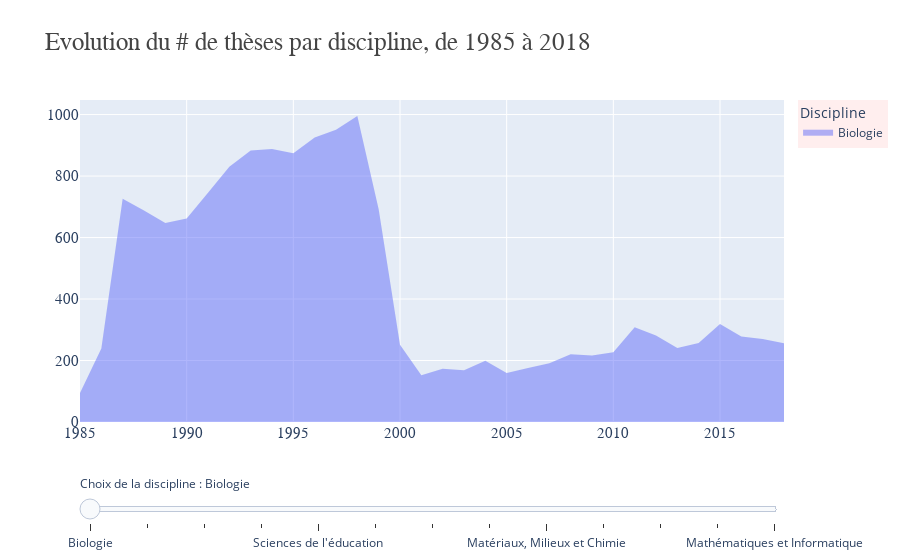

Write notebook code for a chart like this one.
### Markdown cell above
3.9 Exercice 9

Nous représentons maintenant l'évolution au cours du temps pour chaque discipline prise séparément. Le curseur permet de sélectionner la discipline.

### Code cell
# Ajout des traces
fig=go.Figure()
for i in np.arange(0,13,1):
    fig.add_trace(go.Scatter(visible=False,
                             x=category,
                             y=values[i],
                             name=labels[i],
                             mode="none",
                             fill="tozeroy"))

# Rendre visible une trace
fig.data[0].visible=True

# Création du slider
steps = []
for i in range(len(fig.data)):
    step = dict(
        method="update",
        args=[{"visible": [False]*len(fig.data)}], 
        label=labels[i]
    )
    step["args"][0]["visible"][i] = True  # Toggle i'th trace to "visible"
    steps.append(step)

sliders = [dict(
    active=0,
    currentvalue={"prefix": "Choix de la discipline : "},
    pad={"t": 50},
    steps=steps
)]
fig.update_layout(sliders=sliders)

# Affichage du graphique
fig.update_layout(  title_text = "Evolution du # de thèses par discipline, de 1985 à 2018",
                    title_font_color="#444",
                    title_font_family="garamond_font",
                    title_font_size=25,
                    showlegend=True,
                    legend_bgcolor="#FEE",
                    legend_title_text = "Discipline",
                    margin_pad = 0
                    )
fig.update_xaxes(tickformat='%Y',color="#444", dividercolor="#222", tickfont=dict(family="garamond_font", size=15 ))
fig.update_yaxes(tickformat='%Y',color="#444", dividercolor="#222", tickfont=dict(family="garamond_font", size=15 ))
fig.show()

### Figure 1 — Plotly figure (JSON) as saved in the notebook; plotly's stock layout.template omitted (floating-point values rounded to 4 significant figures)
{"data": [{"fill": "tozeroy", "mode": "none", "name": "Biologie", "type": "scatter", "visible": true, "x": [1985, 1986, 1987, 1988, 1989, 1990, 1991, 1992, 1993, 1994, 1995, 1996, 1997, 1998, 1999, 2000, 2001, 2002, 2003, 2004, 2005, 2006, 2007, 2008, 2009, 2010, 2011, 2012, 2013, 2014, 2015, 2016, 2017, 2018], "y": [94, 239, 726, 688, 647, 662, 746, 830, 883, 888, 874, 925, 951, 995, 692, 251, 152, 173, 168, 199, 159, 176, 191, 220, 216, 227, 308, 281, 241, 257, 319, 278, 270, 256]}, {"fill": "tozeroy", "mode": "none", "name": "Psychologie", "type": "scatter", "visible": false, "x": [1985, 1986, 1987, 1988, 1989, 1990, 1991, 1992, 1993, 1994, 1995, 1996, 1997, 1998, 1999, 2000, 2001, 2002, 2003, 2004, 2005, 2006, 2007, 2008, 2009, 2010, 2011, 2012, 2013, 2014, 2015, 2016, 2017, 2018], "y": [136, 244, 367, 340, 399, 516, 513, 598, 614, 729, 706, 851, 772, 710, 648, 612, 689, 837, 883, 881, 1006, 1047, 1081, 1118, 1167, 1139, 1328, 1454, 1397, 1305, 1384, 1337, 1416, 1396]}, {"fill": "tozeroy", "mode": "none", "name": "Science de l'ingénieur", "type": "scatter", "visible": false, "x": [1985, 1986, 1987, 1988, 1989, 1990, 1991, 1992, 1993, 1994, 1995, 1996, 1997, 1998, 1999, 2000, 2001, 2002, 2003, 2004, 2005, 2006, 2007, 2008, 2009, 2010, 2011, 2012, 2013, 2014, 2015, 2016, 2017, 2018], "y": [109, 243, 626, 453, 415, 423, 392, 411, 400, 418, 451, 497, 532, 408, 334, 302, 339, 385, 385, 363, 442, 432, 429, 465, 458, 455, 454, 466, 475, 453, 460, 506, 464, 471]}, {"fill": "tozeroy", "mode": "none", "name": "Science de la Terre", "type": "scatter", "visible": false, "x": [1985, 1986, 1987, 1988, 1989, 1990, 1991, 1992, 1993, 1994, 1995, 1996, 1997, 1998, 1999, 2000, 2001, 2002, 2003, 2004, 2005, 2006, 2007, 2008, 2009, 2010, 2011, 2012, 2013, 2014, 2015, 2016, 2017, 2018], "y": [5, 1, 3, 6, 6, 6, 7, 10, 19, 30, 20, 7, 12, 15, 10, 16, 18, 23, 22, 30, 30, 36, 33, 38, 39, 30, 40, 36, 40, 40, 35, 52, 44, 45]}, {"fill": "tozeroy", "mode": "none", "name": "Sciences de l'éducation", "type": "scatter", "visible": false, "x": [1985, 1986, 1987, 1988, 1989, 1990, 1991, 1992, 1993, 1994, 1995, 1996, 1997, 1998, 1999, 2000, 2001, 2002, 2003, 2004, 2005, 2006, 2007, 2008, 2009, 2010, 2011, 2012, 2013, 2014, 2015, 2016, 2017, 2018], "y": [168, 400, 413, 374, 378, 370, 384, 381, 435, 531, 492, 575, 595, 659, 700, 865, 699, 715, 699, 792, 727, 743, 745, 761, 744, 821, 850, 882, 881, 902, 795, 731, 751, 701]}, {"fill": "tozeroy", "mode": "none", "name": "Droit et Science Politique", "type": "scatter", "visible": false, "x": [1985, 1986, 1987, 1988, 1989, 1990, 1991, 1992, 1993, 1994, 1995, 1996, 1997, 1998, 1999, 2000, 2001, 2002, 2003, 2004, 2005, 2006, 2007, 2008, 2009, 2010, 2011, 2012, 2013, 2014, 2015, 2016, 2017, 2018], "y": [220, 390, 413, 332, 281, 239, 293, 365, 370, 420, 374, 451, 565, 503, 480, 627, 515, 453, 485, 493, 506, 537, 631, 655, 689, 753, 806, 747, 746, 772, 677, 709, 692, 635]}, {"fill": "tozeroy", "mode": "none", "name": "Economie Gestion", "type": "scatter", "visible": false, "x": [1985, 1986, 1987, 1988, 1989, 1990, 1991, 1992, 1993, 1994, 1995, 1996, 1997, 1998, 1999, 2000, 2001, 2002, 2003, 2004, 2005, 2006, 2007, 2008, 2009, 2010, 2011, 2012, 2013, 2014, 2015, 2016, 2017, 2018], "y": [268, 415, 646, 457, 415, 457, 463, 525, 564, 703, 695, 709, 686, 583, 666, 710, 628, 672, 713, 683, 619, 679, 716, 703, 711, 697, 769, 744, 691, 666, 611, 656, 650, 593]}, {"fill": "tozeroy", "mode": "none", "name": "Langues et Littératures", "type": "scatter", "visible": false, "x": [1985, 1986, 1987, 1988, 1989, 1990, 1991, 1992, 1993, 1994, 1995, 1996, 1997, 1998, 1999, 2000, 2001, 2002, 2003, 2004, 2005, 2006, 2007, 2008, 2009, 2010, 2011, 2012, 2013, 2014, 2015, 2016, 2017, 2018], "y": [331, 635, 1359, 1233, 1405, 1409, 1522, 1724, 1762, 1853, 1818, 2043, 2014, 1898, 1796, 1757, 1741, 1779, 1772, 1906, 2035, 2023, 2224, 2228, 2203, 2288, 2371, 2751, 2708, 2557, 2544, 2452, 2544, 2469]}, {"fill": "tozeroy", "mode": "none", "name": "Matériaux, Milieux et Chimie", "type": "scatter", "visible": false, "x": [1985, 1986, 1987, 1988, 1989, 1990, 1991, 1992, 1993, 1994, 1995, 1996, 1997, 1998, 1999, 2000, 2001, 2002, 2003, 2004, 2005, 2006, 2007, 2008, 2009, 2010, 2011, 2012, 2013, 2014, 2015, 2016, 2017, 2018], "y": [380, 863, 1069, 868, 701, 657, 761, 809, 976, 1128, 1000, 1122, 1204, 1139, 1224, 1418, 1142, 1177, 1354, 1368, 1374, 1452, 1513, 1515, 1562, 1664, 1775, 1859, 1776, 1755, 1760, 1668, 1691, 1525]}, {"fill": "tozeroy", "mode": "none", "name": "SHS", "type": "scatter", "visible": false, "x": [1985, 1986, 1987, 1988, 1989, 1990, 1991, 1992, 1993, 1994, 1995, 1996, 1997, 1998, 1999, 2000, 2001, 2002, 2003, 2004, 2005, 2006, 2007, 2008, 2009, 2010, 2011, 2012, 2013, 2014, 2015, 2016, 2017, 2018], "y": [45, 69, 101, 121, 144, 176, 130, 195, 197, 214, 231, 253, 275, 218, 218, 250, 303, 354, 403, 467, 547, 561, 565, 625, 624, 717, 752, 763, 876, 809, 774, 712, 771, 777]}, {"fill": "tozeroy", "mode": "none", "name": "Informatique", "type": "scatter", "visible": false, "x": [1985, 1986, 1987, 1988, 1989, 1990, 1991, 1992, 1993, 1994, 1995, 1996, 1997, 1998, 1999, 2000, 2001, 2002, 2003, 2004, 2005, 2006, 2007, 2008, 2009, 2010, 2011, 2012, 2013, 2014, 2015, 2016, 2017, 2018], "y": [120, 331, 766, 610, 723, 761, 845, 913, 971, 1054, 996, 1117, 973, 736, 305, 256, 296, 281, 307, 309, 343, 355, 341, 336, 352, 399, 433, 478, 489, 455, 453, 449, 396, 462]}, {"fill": "tozeroy", "mode": "none", "name": "Mathématiques", "type": "scatter", "visible": false, "x": [1985, 1986, 1987, 1988, 1989, 1990, 1991, 1992, 1993, 1994, 1995, 1996, 1997, 1998, 1999, 2000, 2001, 2002, 2003, 2004, 2005, 2006, 2007, 2008, 2009, 2010, 2011, 2012, 2013, 2014, 2015, 2016, 2017, 2018], "y": [2, 1, 8, 12, 10, 3, 6, 6, 7, 6, 5, 14, 5, 6, 8, 9, 32, 50, 27, 39, 69, 45, 63, 46, 21, 27, 10, 14, 18, 30, 29, 33, 75, 40]}, {"fill": "tozeroy", "mode": "none", "name": "Mathématiques et Informatique", "type": "scatter", "visible": false, "x": [1985, 1986, 1987, 1988, 1989, 1990, 1991, 1992, 1993, 1994, 1995, 1996, 1997, 1998, 1999, 2000, 2001, 2002, 2003, 2004, 2005, 2006, 2007, 2008, 2009, 2010, 2011, 2012, 2013, 2014, 2015, 2016, 2017, 2018], "y": [434, 364, 225, 3736, 3926, 3581, 3050, 3323, 3061, 2867, 765, 673, 654, 557, 571, 520, 209, 102, 83, 119, 98, 84, 105, 105, 98, 111, 124, 122, 118, 78, 76, 83, 123, 151]}], "layout": {"legend": {"bgcolor": "#FEE", "title": {"text": "Discipline"}}, "margin": {"pad": 0}, "showlegend": true, "sliders": [{"active": 0, "currentvalue": {"prefix": "Choix de la discipline : "}, "pad": {"t": 50}, "steps": [{"args": [{"visible": [true, false, false, false, false, false, false, false, false, false, false, false, false]}], "label": "Biologie", "method": "update"}, {"args": [{"visible": [false, true, false, false, false, false, false, false, false, false, false, false, false]}], "label": "Psychologie", "method": "update"}, {"args": [{"visible": [false, false, true, false, false, false, false, false, false, false, false, false, false]}], "label": "Science de l'ingénieur", "method": "update"}, {"args": [{"visible": [false, false, false, true, false, false, false, false, false, false, false, false, false]}], "label": "Science de la Terre", "method": "update"}, {"args": [{"visible": [false, false, false, false, true, false, false, false, false, false, false, false, false]}], "label": "Sciences de l'éducation", "method": "update"}, {"args": [{"visible": [false, false, false, false, false, true, false, false, false, false, false, false, false]}], "label": "Droit et Science Politique", "method": "update"}, {"args": [{"visible": [false, false, false, false, false, false, true, false, false, false, false, false, false]}], "label": "Economie Gestion", "method": "update"}, {"args": [{"visible": [false, false, false, false, false, false, false, true, false, false, false, false, false]}], "label": "Langues et Littératures", "method": "update"}, {"args": [{"visible": [false, false, false, false, false, false, false, false, true, false, false, false, false]}], "label": "Matériaux, Milieux et Chimie", "method": "update"}, {"args": [{"visible": [false, false, false, false, false, false, false, false, false, true, false, false, false]}], "label": "SHS", "method": "update"}, {"args": [{"visible": [false, false, false, false, false, false, false, false, false, false, true, false, false]}], "label": "Informatique", "method": "update"}, {"args": [{"visible": [false, false, false, false, false, false, false, false, false, false, false, true, false]}], "label": "Mathématiques", "method": "update"}, {"args": [{"visible": [false, false, false, false, false, false, false, false, false, false, false, false, true]}], "label": "Mathématiques et Informatique", "method": "update"}]}], "title": {"font": {"color": "#444", "family": "garamond_font", "size": 25}, "text": "Evolution du # de thèses par discipline, de 1985 à 2018"}, "xaxis": {"color": "#444", "dividercolor": "#222", "tickfont": {"family": "garamond_font", "size": 15}, "tickformat": "%Y"}, "yaxis": {"color": "#444", "dividercolor": "#222", "tickfont": {"family": "garamond_font", "size": 15}, "tickformat": "%Y"}}}
